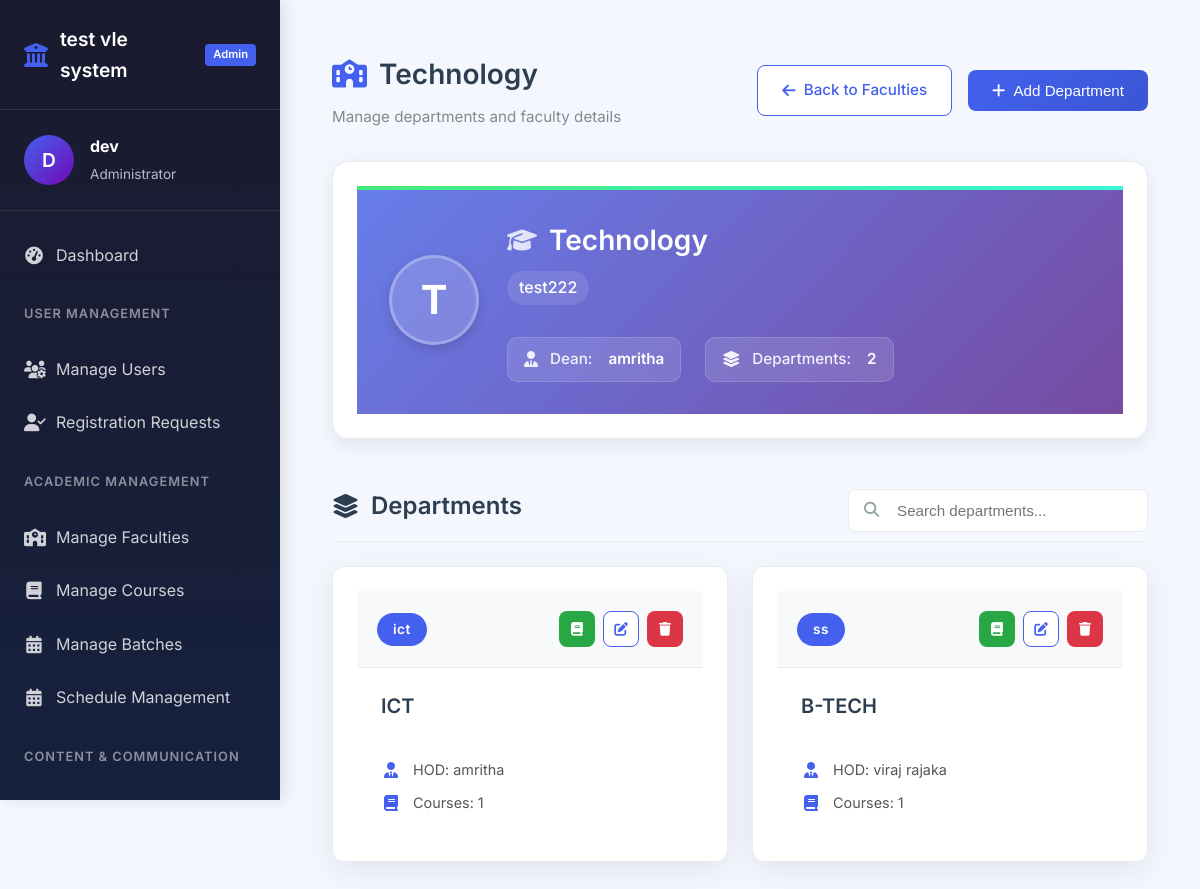
/dashboard/admin/manage_faculty/1/ (signed in), run on an earlier commit of the app's database.
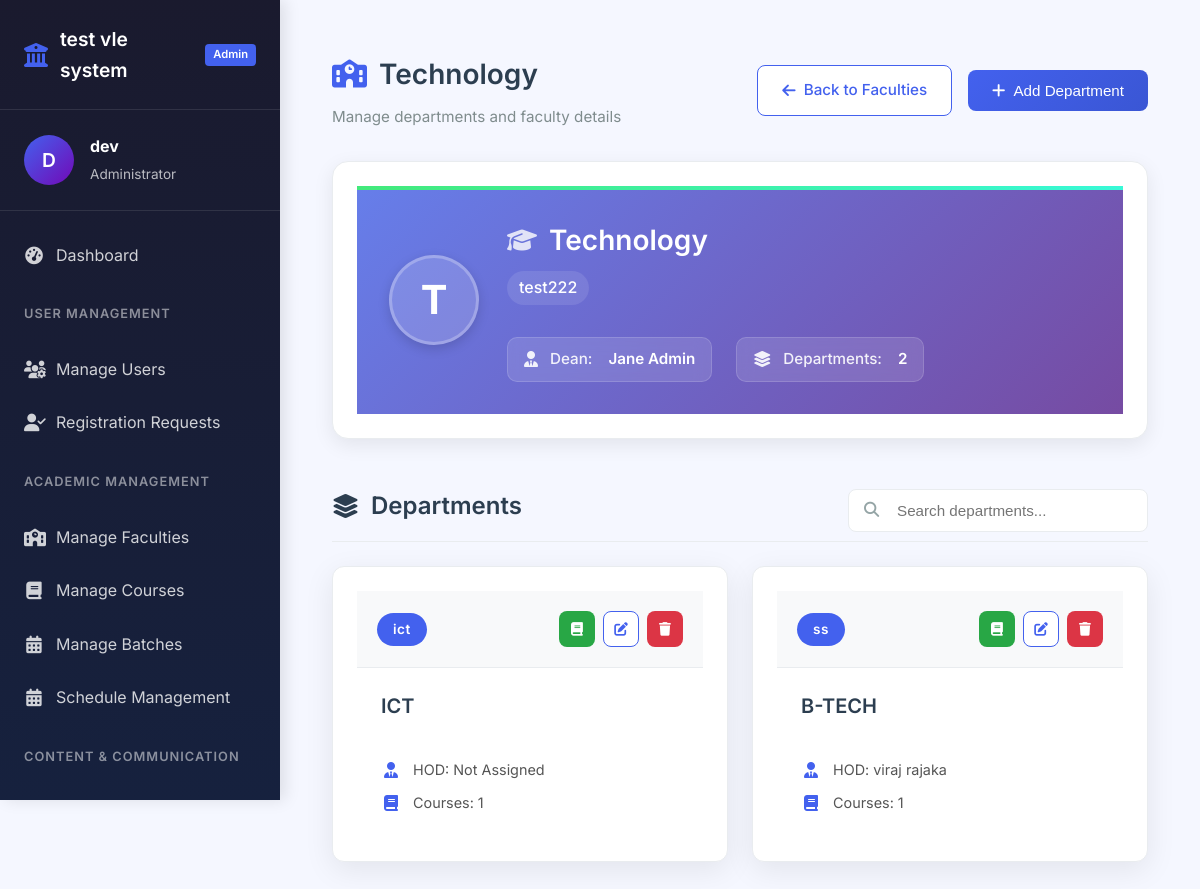
And on a later commit of the database.
### university/models.py (models this page shows, shortened)
class Faculty(models.Model):
    university = models.ForeignKey(University, on_delete=models.CASCADE)
    code = models.CharField(max_length=30,null=True)
    name = models.CharField(max_length=50,unique=True)
    dean = models.ForeignKey("Users.Staff", on_delete=models.SET_NULL, null=True, blank=True)
    class Meta:
        unique_together = ('university','name')

class Department(models.Model):
    faculty= models.ForeignKey(Faculty, on_delete=models.CASCADE)
    name= models.CharField(max_length=50,unique=True)
    code = models.CharField(max_length=30,null=True)
    head= models.ForeignKey("Users.Staff", on_delete=models.SET_NULL, null=True, blank=True)
    class Meta:
        unique_together = ('faculty','name')

### Users/models.py (models this page shows, shortened)
class Staff(models.Model):
    class stf_type(models.TextChoices):
        lecture = 'lecture'
        profesor = 'profesor'
        admin = 'admin'
        support = 'support'
    name = models.CharField(max_length=30)
    faculty_name = models.ForeignKey(Faculty,on_delete=models.CASCADE, null=True)
    department_name = models.ForeignKey(Department,on_delete=models.CASCADE, null=True)
    username = models.OneToOneField(User,on_delete=models.CASCADE, null=True)
    staff_type = models.CharField(max_length=20,choices=stf_type.choices, default='lecture')

### university/views.py (the view)
# urls.py: path('admin/manage_faculty/<int:id>/',university_views.manage_faculty,name='manage_faculty'),
@login_required(login_url='Users:login')
def manage_faculty(request,id:int):
    if request.user.is_staff == 0:
        return redirect('dashboard:route')
    contex = {}
    contex['faculty'] = university_models.Faculty.objects.filter(id=id).first()
    contex['departments'] = university_models.Department.objects.filter(faculty=id)
    contex['available_hods'] = user_models.Staff.objects.filter(faculty_name=id)
    if contex['faculty'] is None:
        return HttpResponse("Page not found", status=404)
    return render(request,'dashboard/admin/manage_faculty.html',contex)

### config/config.py (called while the page is built)
def sync_setting():
    global _settings_cache, _last_update
    from .models import SystemSettings
    last_update = SystemSettings.objects.filter(pk=1).values_list("last_update", flat=True).first()
    if not last_update:
        load_settings()
        return
    if last_update == _last_update:
        return
    row = _get_row()
    with _lock:
        _settings_cache = dict(row.settings or {})
        _last_update = row.last_update

def get_setting(key: str):
    if not _settings_cache:
        load_settings()
    if key in _settings_cache:
        return _settings_cache[key]
    if key in SETTINGS_SCHEMA:
        load_schema()
        return _settings_cache[key]
    raise KeyError(f"System setting '{key}' does not exist")

### config/context_processors.py (called while the page is built)
def vle_settings(request):
    return {
        'settings':{
            key:get_setting(key) for key in SETTINGS_SCHEMA
        }
    }

### config/metrics.py (called while the page is built)
def get_system_up_time()->int:
    global SYSTEM_UP_TIME
    if SYSTEM_UP_TIME is None:
        SYSTEM_UP_TIME = time.time()
        return 0
    return time.time()-SYSTEM_UP_TIME

### dashboard/templates/dashboard/admin/manage_faculty.html (shortened to what the changed rows need)
{% extends "main.html" %}
{% block body %}
<div class="manage-faculty-page">
    <div class="page-header">
        <div class="header-left">
            <h1 class="page-title">
                <i class="fas fa-school"></i> {{ faculty.name }}
            </h1>
            <p class="page-subtitle">
                Manage departments and faculty details
            </p>
        </div>
    </div>
    <div class="faculty-info-card card">
        <div class="faculty-header">
            <div class="faculty-avatar">{{ faculty.name|first|upper }}</div>
            <div class="faculty-details">
                <h2>{{ faculty.name }}</h2>
                {% if faculty.code %}
                <div class="faculty-code-container">
                    <span class="faculty-code">{{ faculty.code }}</span>
                </div>
                {% endif %}
                <div class="faculty-meta">
                    <span class="meta-item">
                        <i class="fas fa-user-tie"></i>
                        <span class="label">Dean:</span>
                        <span class="value">{% if faculty.dean %}{{ faculty.dean.name }}{% else %}Not Assigned{% endif %}</span>
                    </span>
                    <span class="meta-item">
                    </span>
                </div>
            </div>
        </div>
    </div>
    <div class="departments-section">
        <div class="section-header">
            <h2>
                <i class="fas fa-layer-group"></i> Departments
            </h2>
        </div>
        {% if departments %}
        <div class="departments-grid" id="departmentsGrid">
            {% for department in departments %}
            <div class="department-card card"
                 data-id="{{ department.id }}"
                 data-name="{{ department.name|lower }}"
                 data-code="{{ department.code|lower }}"
                 data-description="{{ department.description|default:'' }}"
                 data-hod-id="{{ department.hod.id|default:'' }}">
                <div class="department-header">
                    <div class="department-code">{{ department.code|default:"" }}</div>
                    <div class="department-actions">
                        <a href="{% url 'dashboard:manage_courses' %}?department={{ department.id }}" class="btn btn-sm btn-success" title="View Courses">
                            <i class="fas fa-book"></i>
                        </a>
                        <button class="btn btn-sm btn-outline" onclick="editDepartment({{ department.id }})" title="Edit">
                            <i class="fas fa-edit"></i>
                        </button>
                        <button class="btn btn-sm btn-danger" onclick="deleteDepartment({{ department.id }}, '{{ department.name }}')" title="Delete">
                            <i class="fas fa-trash"></i>
                        </button>
                    </div>
                </div>
                <div class="department-body">
                    <h3>{{ department.name }}</h3>
                    <div class="department-info">
                        <div class="info-item">
                            <i class="fas fa-user-tie"></i>
                            HOD: {% if department.head %}{{ department.head.name }}{% else %}Not Assigned{% endif %}
                        </div>
                        <div class="info-item">
                            <i class="fas fa-book"></i>
                            Courses: {{ department.courses.count }}
                        </div>
                    </div>
                </div>
            </div>
            {% endfor %}
        </div>
        {% endif %}
    </div>
</div>
{% endblock %}

What changed in the data, as far as the page shows it:
changed Faculty "Technology": dean.name "amritha" → "Jane Admin"
changed Department "ICT": head.name "amritha" → (not shown); now shows "Not Assigned"
